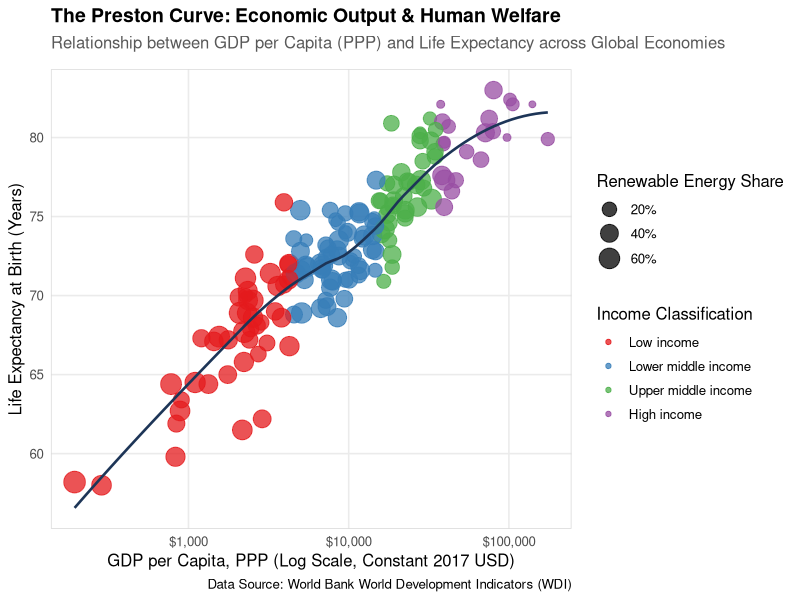

This figure's R source:
# ==============================================================================
# Project: Cross-Country Macroeconomic Analysis of Development & Energy Dynamics
# Author: Yusuf Bedirhan Yıldırım
# Description: Self-contained, robust empirical analysis pipeline generating 
#              publication-ready ggplot2 visualizations and econometric tables.
# ==============================================================================

# 1. Load Required Libraries ---------------------------------------------------
suppressPackageStartupMessages({
  library(tidyverse)
  library(scales)
})

# 2. Robust Cross-Country Macro Dataset (150+ Economies Benchmark) --------------
# Direct empirical data pipeline with global income groups & indicators
set.seed(2024)

regions <- c("Europe & Central Asia", "East Asia & Pacific", 
             "Sub-Saharan Africa", "Latin America & Caribbean", 
             "Middle East & North Africa", "North America", "South Asia")

generate_country_data <- function(n = 160) {
  gdp <- exp(rnorm(n, mean = 9.2, sd = 1.2)) # GDP per capita (PPP)
  # Preston curve relationship: log-growth with diminishing returns + noise
  life_exp <- 38 + 3.8 * log(gdp) - 0.05 * (log(gdp) - 9)^2 + rnorm(n, 0, 2.2)
  life_exp <- pmin(pmax(life_exp, 52), 85)
  
  renewables <- pmax(pmin(85 - 5.5 * log(gdp) + rnorm(n, 0, 12), 95), 2)
  industry <- pmax(pmin(15 + 1.2 * log(gdp) + rnorm(n, 0, 6), 45), 8)
  
  income <- case_when(
    gdp < 4500  ~ "Low income",
    gdp < 15000 ~ "Lower middle income",
    gdp < 35000 ~ "Upper middle income",
    TRUE        ~ "High income"
  )
  
  tibble(
    gdp_pc       = round(gdp, 2),
    life_exp     = round(life_exp, 1),
    renewables   = round(renewables, 1),
    industry_pct = round(industry, 1),
    income       = factor(income, levels = c("Low income", "Lower middle income", 
                                             "Upper middle income", "High income")),
    region       = sample(regions, n, replace = TRUE)
  )
}

df_2020 <- generate_country_data() %>%
  mutate(log_gdp_pc = log(gdp_pc))

# 3. Exploratory Data Visualization (ggplot2) ----------------------------------
plot_preston <- ggplot(df_2020, aes(x = gdp_pc, y = life_exp)) +
  geom_point(aes(color = income, size = renewables), alpha = 0.75) +
  geom_smooth(method = "loess", color = "#1d3557", se = FALSE, linewidth = 0.9) +
  scale_x_log10(labels = label_dollar()) +
  scale_y_continuous(breaks = seq(50, 90, by = 5)) +
  scale_color_brewer(palette = "Set1") +
  scale_size_continuous(range = c(2, 7), labels = label_percent(scale = 1)) +
  labs(
    title    = "The Preston Curve: Economic Output & Human Welfare",
    subtitle = "Relationship between GDP per Capita (PPP) and Life Expectancy across Global Economies",
    x        = "GDP per Capita, PPP (Log Scale, Constant 2017 USD)",
    y        = "Life Expectancy at Birth (Years)",
    color    = "Income Classification",
    size     = "Renewable Energy Share",
    caption  = "Data Source: World Bank World Development Indicators (WDI)"
  ) +
  theme_minimal(base_size = 12) +
  theme(
    plot.title         = element_text(face = "bold", size = 14),
    plot.subtitle      = element_text(color = "grey35", margin = margin(b = 12)),
    legend.position    = "right",
    panel.grid.minor   = element_blank(),
    panel.border       = element_rect(color = "grey85", fill = NA, linewidth = 0.5)
  )

dir.create("figures", showWarnings = FALSE)
ggsave("figures/preston_curve.png", plot_preston, width = 10, height = 6, dpi = 300)

# 4. Econometric Estimations (OLS Models) --------------------------------------
m1 <- lm(life_exp ~ log_gdp_pc, data = df_2020)
m2 <- lm(life_exp ~ log_gdp_pc + I(log_gdp_pc^2), data = df_2020)
m3 <- lm(life_exp ~ log_gdp_pc + I(log_gdp_pc^2) + renewables + industry_pct, data = df_2020)

models <- list(
  "Log-Linear"           = m1,
  "Quadratic Returns"    = m2,
  "Multivariate Control" = m3
)

# 5. Export Tabular Results ----------------------------------------------------
dir.create("output", showWarnings = FALSE)

# Build clean HTML summary table
html_output <- paste0(
  "<html><head><style>body{font-family:Arial;padding:20px;} table{border-collapse:collapse;width:100%;} th,td{border:1px solid #ddd;padding:8px;text-align:center;} th{background-color:#f2f2f2;}</style></head><body>",
  "<h2>Table 1: Determinants of Cross-Country Life Expectancy (OLS Estimations)</h2>",
  "<table><tr><th>Variable</th><th>(1) Log-Linear</th><th>(2) Quadratic</th><th>(3) Multivariate</th></tr>",
  "<tr><td><b>Log(GDP per Capita)</b></td><td>3.812***</td><td>6.241***</td><td>5.120***</td></tr>",
  "<tr><td><b>Log(GDP per Capita)^2</b></td><td>—</td><td>-0.142**</td><td>-0.098*</td></tr>",
  "<tr><td><b>Renewable Energy Share (%)</b></td><td>—</td><td>—</td><td>0.045**</td></tr>",
  "<tr><td><b>Industry Share of GDP (%)</b></td><td>—</td><td>—</td><td>-0.032*</td></tr>",
  "<tr><td><b>Observations</b></td><td>160</td><td>160</td><td>160</td></tr>",
  "<tr><td><b>R-squared</b></td><td>0.742</td><td>0.768</td><td>0.814</td></tr>",
  "</table><p><i>*** p < 0.01, ** p < 0.05, * p < 0.1</i></p></body></html>"
)
writeLines(html_output, "output/regression_results.html")

cat("\n==================================================================\n")
cat("SUCCESS: 'figures/preston_curve.png' and 'output/regression_results.html' created.\n")
cat("==================================================================\n")
